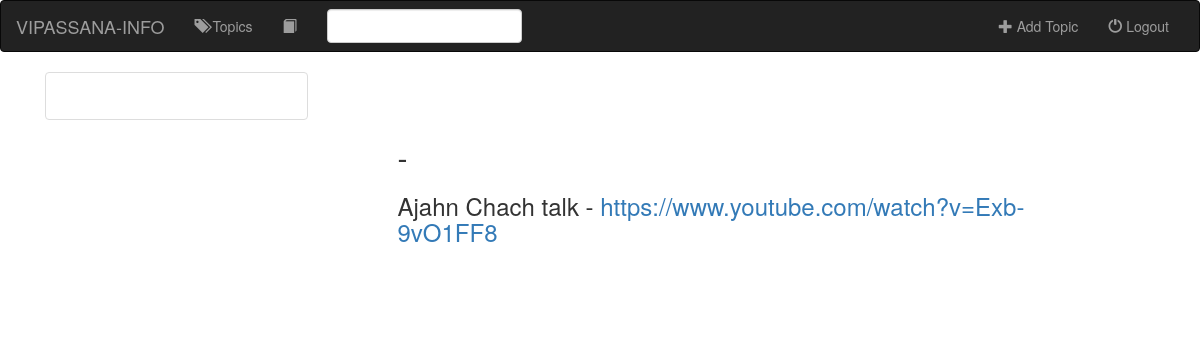
The app's page /music/1/ with its own data.
### music/models.py (models this page shows, shortened)
class Song(models.Model):
    album = models.ForeignKey(Album, on_delete=models.CASCADE)
    file_type = models.CharField(max_length=10, default='')
    document_title = models.CharField(max_length=250, default='')
    document_url = models.CharField(max_length=1000, default='')

### music/views.py (the view)
# urls.py: url(r'^(?P<pk>[0-9]+)/$', views.DetailsView.as_view(), name='details'),
class DetailsView(generic.DetailView):
    model = Song
    template_name = 'music/details.html'

### templates/music/details.html (shortened to what this page needs)
{% extends 'music/baseMusic.html' %}
{% load staticfiles %}
{% block body_block %}
<div class="container" id="tourpackages-carousel">
      <div class="row">
         <div class="col-xs-18 col-sm-6 col-md-3">
             <div class="thumbnail">
                 <div class="caption">
                 </div>
             </div>
         </div>
          <div class="col-xs-18 col-sm-6 col-md-3 col-lg-8">
              <div class="jumbotron" style="background:white;">
                  <h2>{{album.artist}} - {{album.album_title}}</h3>
                      <h3>{{song.document_title}} - <a href="{{song.document_url}}">{{song.document_url}}</a></h3>
              </div>
          </div>
      </div>
</div>
{% endblock %}

### static/css/music.css (style rules this page uses)
body { background:url('../images/paper.jpg') ; min-height:100%; background-size:cover; min-height:100%; }

### records on screen
Song: document_title "Ajahn Chach talk", document_url "https://www.youtube.com/watch?v=Exb-9vO1FF8"
